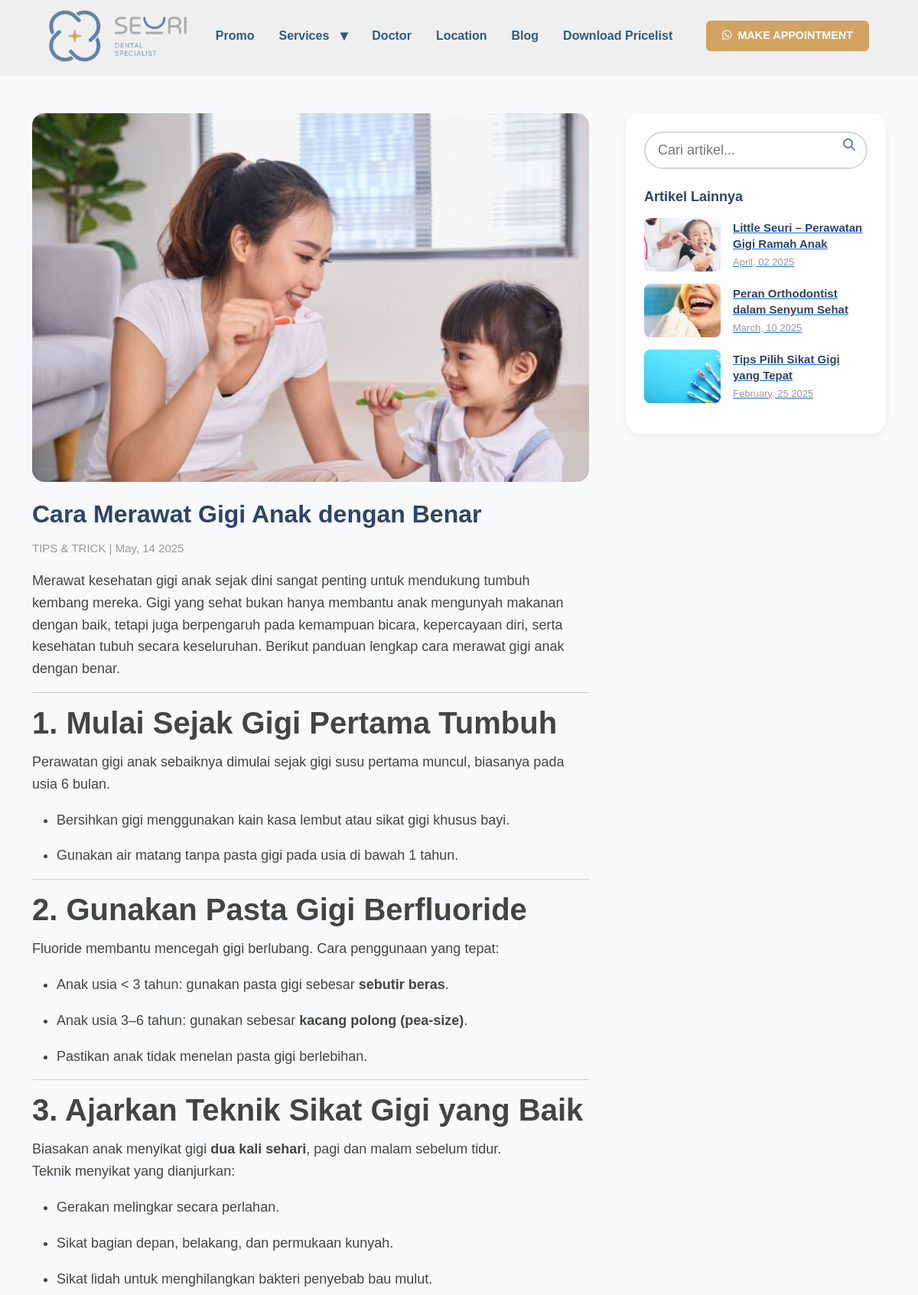
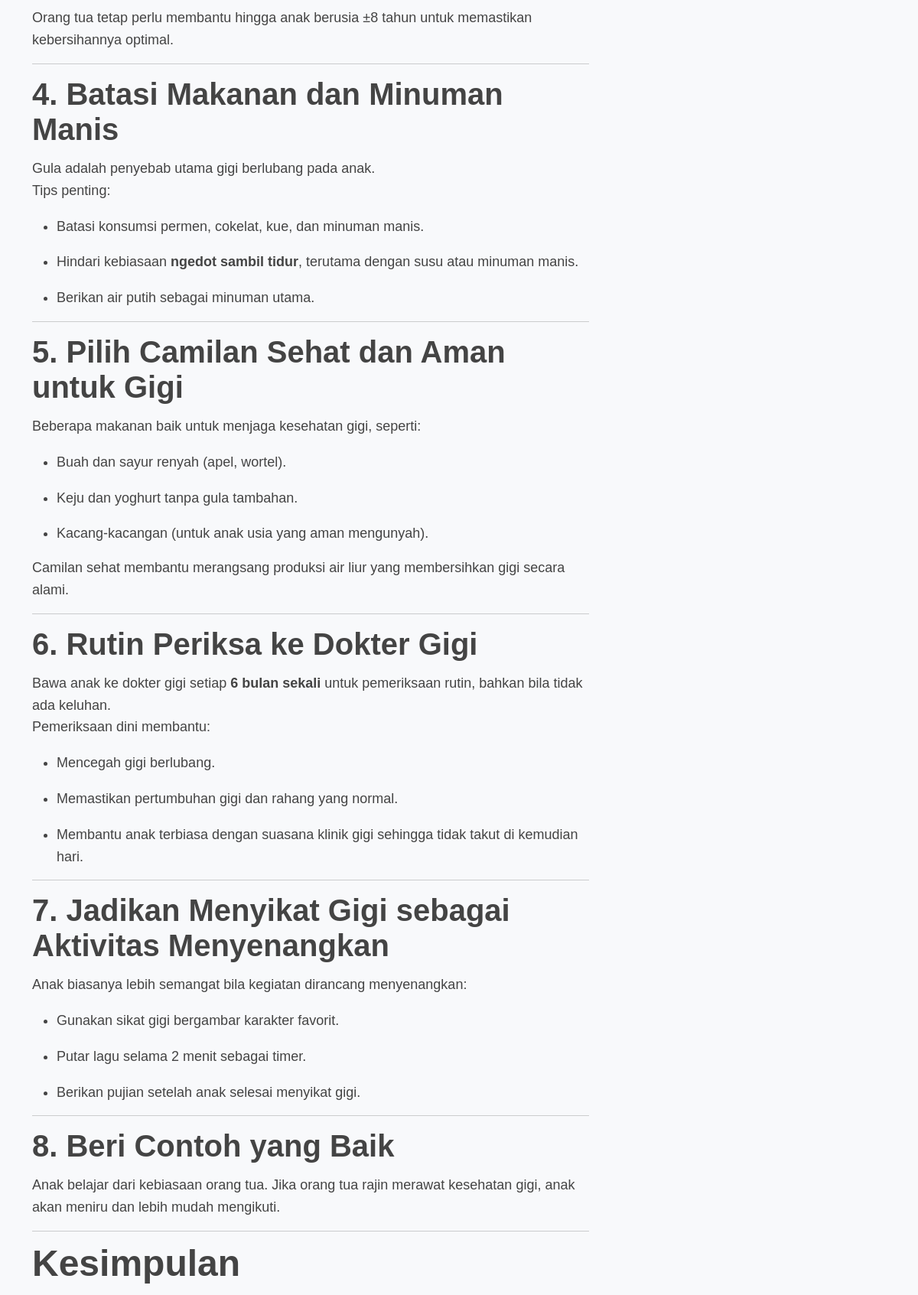
Page /pages/blog-detail.php?slug=cara-merawat-gigi-anak (upper part) on the committed database (2 pictures, top to bottom).
### tables this page shows
CREATE TABLE `news` (
  `id` int(11) NOT NULL,
  `title` varchar(200) NOT NULL,
  `slug` varchar(200) DEFAULT NULL,
  `category` varchar(50) DEFAULT NULL,
  `excerpt` text DEFAULT NULL,
  `content` longtext DEFAULT NULL,
  `featured_image` varchar(255) DEFAULT NULL,
  `author` varchar(100) DEFAULT NULL,
  `publish_date` date DEFAULT NULL,
  `is_published` tinyint(1) DEFAULT 1,
  `views` int(11) DEFAULT 0,
  `created_at` timestamp NOT NULL DEFAULT current_timestamp(),
  `updated_at` timestamp NOT NULL DEFAULT current_timestamp() ON UPDATE current_timestamp()
);

### config.php (called while the page is built, shortened)
<?php
function url($path = '') {
    if (empty($path)) {
        return BASE_URL;
    }
    return BASE_URL . '/' . ltrim($path, '/');
}
function uploaded_image($filename, $folder = '') {
    $uploads_url = BASE_URL . '/uploads';
    if (!empty($folder)) {
        return $uploads_url . '/' . ltrim($folder, '/') . '/' . ltrim($filename, '/');
    }
    return $uploads_url . '/' . ltrim($filename, '/');
}
?>

### components/berita-detail.php (the view, shortened to what this page needs)
<?php
$slug = $_GET['slug'] ?? '';
$conn = getDBConnection();
if (is_numeric($slug)) {
    $stmt = $conn->prepare("SELECT * FROM news WHERE id = ? AND is_published = 1 LIMIT 1");
    $stmt->bind_param("i", $slug);
} else {
    $stmt = $conn->prepare("SELECT * FROM news WHERE slug = ? AND is_published = 1 LIMIT 1");
    $stmt->bind_param("s", $slug);
}
$stmt->execute();
$result = $stmt->get_result();
$berita_data = $result->fetch_assoc();
$berita = [
    'judul' => $berita_data['title'],
    'tanggal' => date('F, d Y', strtotime($berita_data['publish_date'])),
    'kategori' => $berita_data['category'],
    'gambar' => !empty($berita_data['featured_image']) ? uploaded_image($berita_data['featured_image'], 'news') : 'https://placehold.co/400x300?text=No+Image',
    'isi' => $berita_data['content']
];
$related_query = "SELECT * FROM news WHERE is_published = 1 AND id != ? ORDER BY publish_date DESC LIMIT 3";
$stmt = $conn->prepare($related_query);
$stmt->bind_param("i", $berita_data['id']);
$stmt->execute();
$result = $stmt->get_result();
$related = [];
while ($row = $result->fetch_assoc()) {
    $related[] = [
        'judul' => $row['title'],
        'tanggal' => date('F, d Y', strtotime($row['publish_date'])),
        'gambar' => !empty($row['featured_image']) ? uploaded_image($row['featured_image'], 'news') : 'https://placehold.co/400x300?text=No+Image',
        'slug' => $row['slug'] ?? $row['id']
    ];
}
?>
<section class="berita-detail-section">
    <div class="container">
        <div class="row g-5">
            <div class="col-lg-8">
                <div class="berita-detail-image">
                    <img src="<?= $berita['gambar'] ?>"
                         onerror="this.onerror=null;this.src='https://placehold.co/800x400?text=No+Image';"
                         alt="gambar artikel" class="img-fluid rounded-4">
                </div>
                <h2 class="berita-detail-title"><?= htmlspecialchars($berita['judul']) ?></h2>
                <p class="berita-detail-meta"><?= htmlspecialchars($berita['kategori']) ?> | <?= htmlspecialchars($berita['tanggal']) ?></p>
                <div class="berita-detail-content">
                    <?= $berita['isi'] ?>
                </div>
            </div>
            <div class="col-lg-4">
                <div class="berita-sidebar">
                    <div class="sidebar-search">
                        <input type="text" placeholder="Cari artikel..." class="sidebar-input">
                        <button class="sidebar-btn"><i class="fa fa-search"></i></button>
                    </div>
                    <h5 class="sidebar-title">Artikel Lainnya</h5>
                    <?php foreach ($related as $item): ?>
                        <a href="<?= url('pages/blog-detail.php?slug=' . urlencode($item['slug'])) ?>" class="related-item-link">
                            <div class="related-item d-flex align-items-center mb-3">
                                <img src="<?= $item['gambar'] ?>"
                                     onerror="this.onerror=null;this.src='https://placehold.co/120x80?text=No+Image';"
                                     class="related-thumb rounded-3 me-3" alt="thumbnail">
                                <div>
                                    <h6 class="related-title mb-1"><?= htmlspecialchars($item['judul']) ?></h6>
                                    <p class="related-date mb-0"><?= htmlspecialchars($item['tanggal']) ?></p>
                                </div>
                            </div>
                        </a>
                    <?php endforeach; ?>
                </div>
            </div>
        </div>
    </div>
</section>

### assets/css/style.css (style rules this page uses)
:root { --font-h1: 3rem; --font-h2: 2.5rem; --font-h3: 2rem; --font-h4: 1.5rem; --font-h5: 1.25rem; --font-h6: 1.125rem; --font-body: 1.125rem; --font-small: 0.875rem; --font-button: 1rem; --font-button-large: 1.125rem; --lh-h1: 1.1; --lh-h2: 1.15; --lh-h3: 1.2; --lh-h4: 1.3; --lh-h5: 1.35; --lh-h6: 1.4; --lh-body: 1.6; --lh-small: 1.4; }
body { font-family: 'Gilroy', 'Arial', sans-serif; font-size: var(--font-body); line-height: var(--lh-body); color: #333; margin: 0; padding: 0; overflow-x: hidden; background-color: hsl(0, 0%, 94%) !important; }
h1 { font-size: var(--font-h1); line-height: var(--lh-h1); margin-bottom: 1rem; }
h2 { font-size: var(--font-h2); line-height: var(--lh-h2); margin-bottom: 0.875rem; }
h5 { font-size: var(--font-h5); line-height: var(--lh-h5); margin-bottom: 0.5rem; }
h6 { font-size: var(--font-h6); line-height: var(--lh-h6); margin-bottom: 0.5rem; }
p { font-size: var(--font-body); line-height: var(--lh-body); margin-bottom: 1rem; }
.btn, button { font-size: var(--font-button); line-height: 1.5; }

### assets/css/partials/header.css (style rules this page uses)
body { padding-top: 100px; }

### assets/css/components/berita-detail.css (style rules this page uses)
.berita-detail-section { background-color: #f8f9fb; padding: 3rem 0; font-family: 'Gilroy', sans-serif; }
.berita-detail-image img { width: 100%; object-fit: cover; }
.berita-detail-title { font-size: 32px; font-weight: 700; color: #2e4368; margin-top: 1.5rem; }
.berita-detail-meta { color: #999; font-size: 15px; margin-bottom: 1rem; }
.berita-detail-content { color: #444; font-size: 18px; line-height: 1.8; }
.berita-sidebar { background-color: #fff; border-radius: 20px; padding: 1.5rem; box-shadow: 0 4px 10px rgba(0, 0, 0, 0.05); }
.sidebar-search { position: relative; margin-bottom: 1.5rem; }
.sidebar-input { width: 100%; border: 2px solid #d6d6d6; border-radius: 25px; padding: 0.5rem 1rem; padding-right: 40px; outline: none; }
.sidebar-btn { position: absolute; right: 10px; top: 5px; border: none; background: transparent; color: #6381a8; cursor: pointer; }
.sidebar-title { color: #2e4368; font-weight: 700; font-size: 18px; margin-bottom: 1rem; }
.related-item { transition: transform 0.2s; cursor: pointer; }
.related-thumb { width: 100px; height: 70px; object-fit: cover; }
.related-title { font-size: 15px; font-weight: 700; color: #2e4368; }
.related-date { font-size: 13px; color: #999; }

### rows in the picture
news: title "Cara Merawat Gigi Anak dengan Benar", category "TIPS & TRICK", content "Merawat kesehatan gigi anak sejak dini sangat penting untuk mendukung tumbuh kembang mereka. Gigi yang sehat bukan hanya membantu anak mengunyah makanan dengan baik, tetapi juga berpengaruh pada kemampuan bicara, kepercayaan diri, serta kesehatan tubuh secara keseluruhan. Berikut panduan lengkap cara merawat gigi anak dengan benar. 1. Mulai Sejak Gigi Pertama Tumbuh Perawatan gigi anak sebaiknya dimulai sejak gigi susu pertama muncul, biasanya pada usia 6 bulan. Bersihkan gigi menggunakan kain kasa lembut atau sikat gigi khusus bayi. Gunakan air matang tanpa pasta gigi pada usia di bawah 1 tahun. 2. Gunakan Pasta Gigi Berfluoride Fluoride membantu mencegah gigi berlubang. Cara penggunaan…"
news: shows a picture, title "Little Seuri – Perawatan Gigi Ramah Anak", tanggal "April, 02 2025"
news: shows a picture, title "Peran Orthodontist dalam Senyum Sehat", tanggal "March, 10 2025"
news: shows a picture, title "Tips Pilih Sikat Gigi yang Tepat", tanggal "February, 25 2025"

### other values in the picture
$berita['tanggal'] "May, 14 2025"
